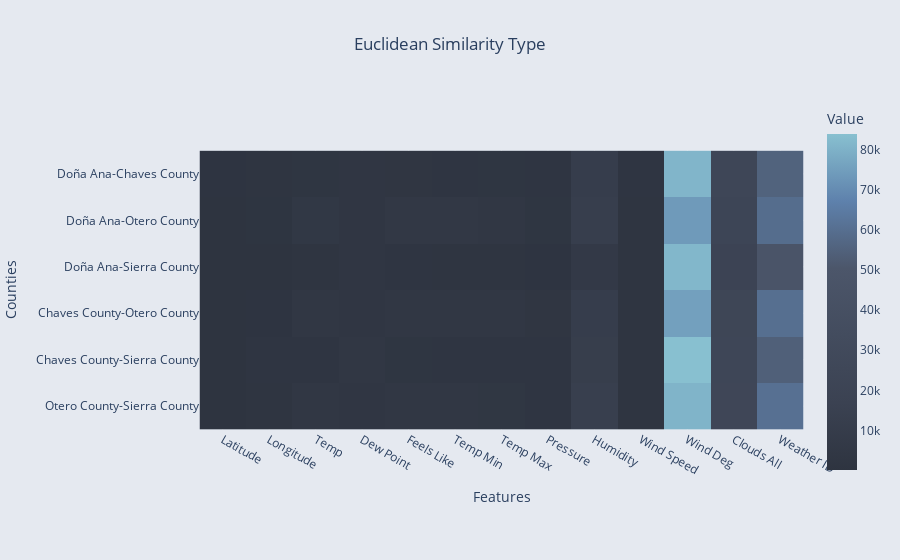
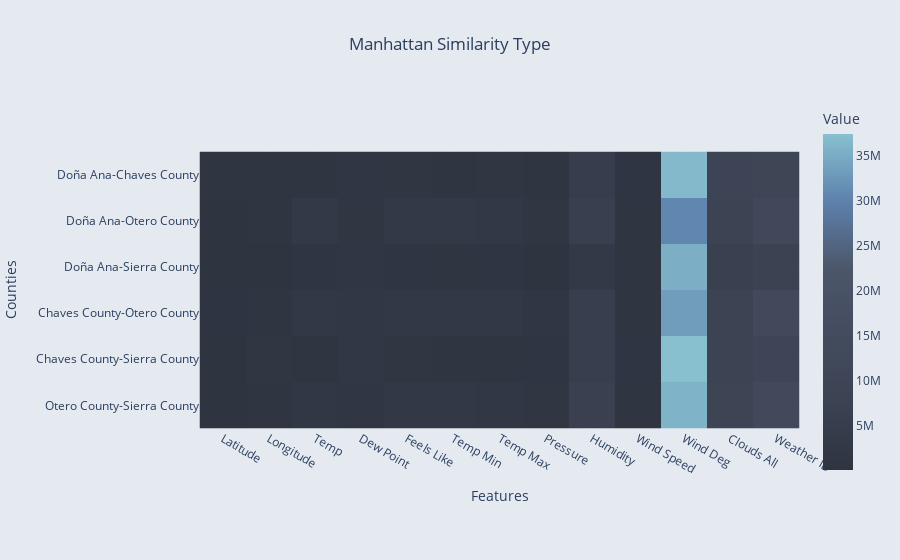
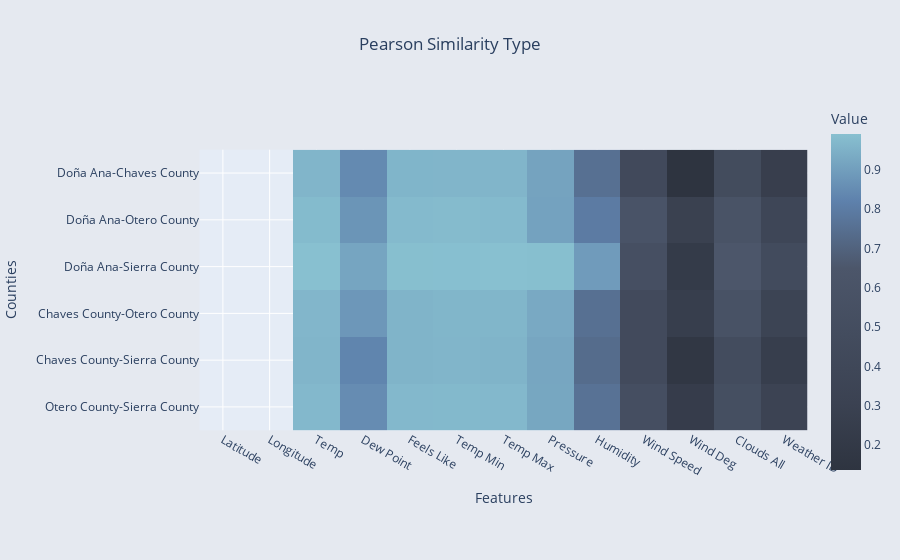
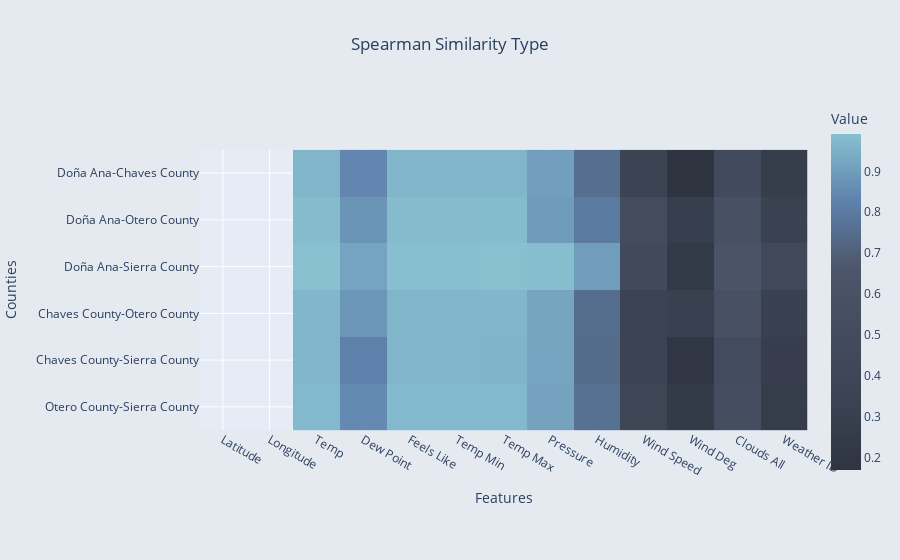

Notebook source saved alongside these figures, in order:
### Code cell
similarity_types = df['Similarity Type'].unique()




nord_colorscale = [
    [0.0, "#2E3440"], 
    [0.2, "#3B4252"], 
    [0.4, "#434C5E"], 
    [0.6, "#4C566A"], 
    [0.8, "#5E81AC"], 
    [1.0, "#88C0D0"], 
]

figures = []
for sim_type in similarity_types:
    filtered_df = df[df['Similarity Type'] == sim_type]
    heatmap_data = filtered_df.drop(columns=['Counties', 'Similarity Type'])
    heatmap_data.index = filtered_df['Counties']
    title= f'{sim_type} Similarity Type'
    fig = px.imshow(heatmap_data,
                    labels=dict(x="Features", y="Counties", color="Value"),
                    x=heatmap_data.columns,
                    y=heatmap_data.index,
                    title=title,
                    color_continuous_scale=nord_colorscale
        )
    fig.update_layout(paper_bgcolor='#e5e9f0')
    fig.update_layout(title_x=0.5) 
    figures.append(fig)
    fig.write_html('../../data/pecan/nord_heatmaps/'+title+'.html')


for fig in figures:
    fig.show()

### Figure 1 — Plotly figure (JSON) as saved in the notebook; plotly's stock layout.template omitted (floating-point values rounded to 4 significant figures)
{"data": [{"coloraxis": "coloraxis", "hovertemplate": "Features: %{x}<br>Counties: %{y}<br>Value: %{z}<extra></extra>", "name": "0", "type": "heatmap", "x": ["Latitude", "Longitude", "Temp", "Dew Point", "Feels Like", "Temp Min", "Temp Max", "Pressure", "Humidity", "Wind Speed", "Wind Deg", "Clouds All", "Weather ID"], "xaxis": "x", "y": ["Doña Ana-Chaves County", "Doña Ana-Otero County", "Doña Ana-Sierra County", "Chaves County-Otero County", "Chaves County-Sierra County", "Otero County-Sierra County"], "yaxis": "y", "z": [[681.7, 1475.0, 1954.0, 3107.0, 2171.0, 1917.0, 2040.0, 1922.0, 10870.0, 1593.0, 81070.0, 23900.0, 55290.0], [151.8, 769.0, 4539.0, 2890.0, 4882.0, 4688.0, 4339.0, 1989.0, 11820.0, 1197.0, 73870.0, 22140.0, 59220.0], [466.9, 179.7, 1357.0, 2585.0, 1594.0, 1335.0, 1418.0, 622.0, 6647.0, 1414.0, 81430.0, 19020.0, 47410.0], [529.9, 706.4, 4014.0, 3138.0, 4317.0, 4292.0, 3716.0, 2202.0, 10880.0, 1448.0, 75530.0, 22830.0, 59970.0], [214.8, 1655.0, 1859.0, 3764.0, 2065.0, 1873.0, 1880.0, 1811.0, 11640.0, 1543.0, 83920.0, 23800.0, 54330.0], [315.1, 948.7, 3567.0, 2955.0, 3766.0, 3824.0, 3319.0, 1869.0, 13260.0, 1330.0, 80760.0, 24280.0, 60480.0]]}], "layout": {"coloraxis": {"colorbar": {"title": {"text": "Value"}}, "colorscale": [[0, "#2E3440"], [0.2, "#3B4252"], [0.4, "#434C5E"], [0.6, "#4C566A"], [0.8, "#5E81AC"], [1, "#88C0D0"]]}, "paper_bgcolor": "#e5e9f0", "title": {"text": "Euclidean Similarity Type", "x": 0.5}, "xaxis": {"anchor": "y", "constrain": "domain", "domain": [0, 1], "scaleanchor": "y", "title": {"text": "Features"}}, "yaxis": {"anchor": "x", "autorange": "reversed", "constrain": "domain", "domain": [0, 1], "title": {"text": "Counties"}}}}

### Figure 2 — Plotly figure (JSON) as saved in the notebook; plotly's stock layout.template omitted (floating-point values rounded to 4 significant figures)
{"data": [{"coloraxis": "coloraxis", "hovertemplate": "Features: %{x}<br>Counties: %{y}<br>Value: %{z}<extra></extra>", "name": "0", "type": "heatmap", "x": ["Latitude", "Longitude", "Temp", "Dew Point", "Feels Like", "Temp Min", "Temp Max", "Pressure", "Humidity", "Wind Speed", "Wind Deg", "Clouds All", "Weather ID"], "xaxis": "x", "y": ["Doña Ana-Chaves County", "Doña Ana-Otero County", "Doña Ana-Sierra County", "Chaves County-Otero County", "Chaves County-Sierra County", "Otero County-Sierra County"], "yaxis": "y", "z": [[429200.0, 929000.0, 931800.0, 1386000.0, 992400.0, 906800.0, 979200.0, 897706, 5034805, 771600.0, 36680886, 9198797, 10354509], [95570.0, 484200.0, 2737000.0, 1457000.0, 2941000.0, 2838000.0, 2604000.0, 1018373, 5927118, 560000.0, 30576813, 8716527, 12182184], [293900.0, 113100.0, 730600.0, 1246000.0, 849800.0, 700500.0, 762800.0, 270287, 3006084, 655900.0, 35340818, 6607196, 7407486], [333600.0, 444800.0, 2303000.0, 1569000.0, 2481000.0, 2478000.0, 2113000.0, 1173129, 5447879, 715400.0, 33349947, 8923066, 12720443], [135200.0, 1042000.0, 903600.0, 1734000.0, 991400.0, 911100.0, 912600.0, 837543, 5434933, 749200.0, 37464986, 8805597, 10107429], [198400.0, 597300.0, 2068000.0, 1410000.0, 2174000.0, 2239000.0, 1908000.0, 961240, 6726480, 644200.0, 35903019, 9718175, 12800934]]}], "layout": {"coloraxis": {"colorbar": {"title": {"text": "Value"}}, "colorscale": [[0, "#2E3440"], [0.2, "#3B4252"], [0.4, "#434C5E"], [0.6, "#4C566A"], [0.8, "#5E81AC"], [1, "#88C0D0"]]}, "paper_bgcolor": "#e5e9f0", "title": {"text": "Manhattan Similarity Type", "x": 0.5}, "xaxis": {"anchor": "y", "constrain": "domain", "domain": [0, 1], "scaleanchor": "y", "title": {"text": "Features"}}, "yaxis": {"anchor": "x", "autorange": "reversed", "constrain": "domain", "domain": [0, 1], "title": {"text": "Counties"}}}}

### Figure 3 — Plotly figure (JSON) as saved in the notebook; plotly's stock layout.template omitted (floating-point values rounded to 4 significant figures)
{"data": [{"coloraxis": "coloraxis", "hovertemplate": "Features: %{x}<br>Counties: %{y}<br>Value: %{z}<extra></extra>", "name": "0", "type": "heatmap", "x": ["Latitude", "Longitude", "Temp", "Dew Point", "Feels Like", "Temp Min", "Temp Max", "Pressure", "Humidity", "Wind Speed", "Wind Deg", "Clouds All", "Weather ID"], "xaxis": "x", "y": ["Doña Ana-Chaves County", "Doña Ana-Otero County", "Doña Ana-Sierra County", "Chaves County-Otero County", "Chaves County-Sierra County", "Otero County-Sierra County"], "yaxis": "y", "z": [[null, null, 0.9619, 0.8431, 0.9599, 0.9617, 0.9602, 0.9124, 0.7531, 0.4313, 0.1365, 0.4709, 0.264], [null, null, 0.976, 0.8741, 0.9743, 0.9775, 0.9752, 0.9083, 0.7967, 0.5994, 0.291, 0.5923, 0.3727], [null, null, 0.9907, 0.9188, 0.9872, 0.9884, 0.9901, 0.987, 0.8914, 0.528, 0.2186, 0.6446, 0.4575], [null, null, 0.9648, 0.8801, 0.9585, 0.9637, 0.9636, 0.928, 0.7513, 0.4505, 0.2593, 0.5776, 0.3393], [null, null, 0.9612, 0.8299, 0.9585, 0.9611, 0.9593, 0.9211, 0.7359, 0.4484, 0.1716, 0.4745, 0.2591], [null, null, 0.9702, 0.8506, 0.9698, 0.9708, 0.9702, 0.9218, 0.7592, 0.5165, 0.2364, 0.5222, 0.327]]}], "layout": {"coloraxis": {"colorbar": {"title": {"text": "Value"}}, "colorscale": [[0, "#2E3440"], [0.2, "#3B4252"], [0.4, "#434C5E"], [0.6, "#4C566A"], [0.8, "#5E81AC"], [1, "#88C0D0"]]}, "paper_bgcolor": "#e5e9f0", "title": {"text": "Pearson Similarity Type", "x": 0.5}, "xaxis": {"anchor": "y", "constrain": "domain", "domain": [0, 1], "scaleanchor": "y", "title": {"text": "Features"}}, "yaxis": {"anchor": "x", "autorange": "reversed", "constrain": "domain", "domain": [0, 1], "title": {"text": "Counties"}}}}

### Figure 4 — Plotly figure (JSON) as saved in the notebook; plotly's stock layout.template omitted (floating-point values rounded to 4 significant figures)
{"data": [{"coloraxis": "coloraxis", "hovertemplate": "Features: %{x}<br>Counties: %{y}<br>Value: %{z}<extra></extra>", "name": "0", "type": "heatmap", "x": ["Latitude", "Longitude", "Temp", "Dew Point", "Feels Like", "Temp Min", "Temp Max", "Pressure", "Humidity", "Wind Speed", "Wind Deg", "Clouds All", "Weather ID"], "xaxis": "x", "y": ["Doña Ana-Chaves County", "Doña Ana-Otero County", "Doña Ana-Sierra County", "Chaves County-Otero County", "Chaves County-Sierra County", "Otero County-Sierra County"], "yaxis": "y", "z": [[null, null, 0.964, 0.8412, 0.9653, 0.964, 0.9623, 0.9055, 0.7557, 0.3612, 0.1699, 0.4818, 0.2725], [null, null, 0.9781, 0.8789, 0.9783, 0.9794, 0.9775, 0.8978, 0.8021, 0.4882, 0.2864, 0.5795, 0.3272], [null, null, 0.9913, 0.9177, 0.9897, 0.9891, 0.9907, 0.985, 0.9003, 0.4549, 0.2365, 0.6293, 0.4391], [null, null, 0.9674, 0.8819, 0.965, 0.9663, 0.9666, 0.9205, 0.7488, 0.3431, 0.3128, 0.5818, 0.3147], [null, null, 0.9634, 0.8259, 0.9639, 0.9634, 0.9615, 0.917, 0.7415, 0.3575, 0.1935, 0.4962, 0.2777], [null, null, 0.9717, 0.8507, 0.9731, 0.9724, 0.972, 0.9129, 0.7655, 0.3941, 0.2386, 0.5243, 0.2592]]}], "layout": {"coloraxis": {"colorbar": {"title": {"text": "Value"}}, "colorscale": [[0, "#2E3440"], [0.2, "#3B4252"], [0.4, "#434C5E"], [0.6, "#4C566A"], [0.8, "#5E81AC"], [1, "#88C0D0"]]}, "paper_bgcolor": "#e5e9f0", "title": {"text": "Spearman Similarity Type", "x": 0.5}, "xaxis": {"anchor": "y", "constrain": "domain", "domain": [0, 1], "scaleanchor": "y", "title": {"text": "Features"}}, "yaxis": {"anchor": "x", "autorange": "reversed", "constrain": "domain", "domain": [0, 1], "title": {"text": "Counties"}}}}
